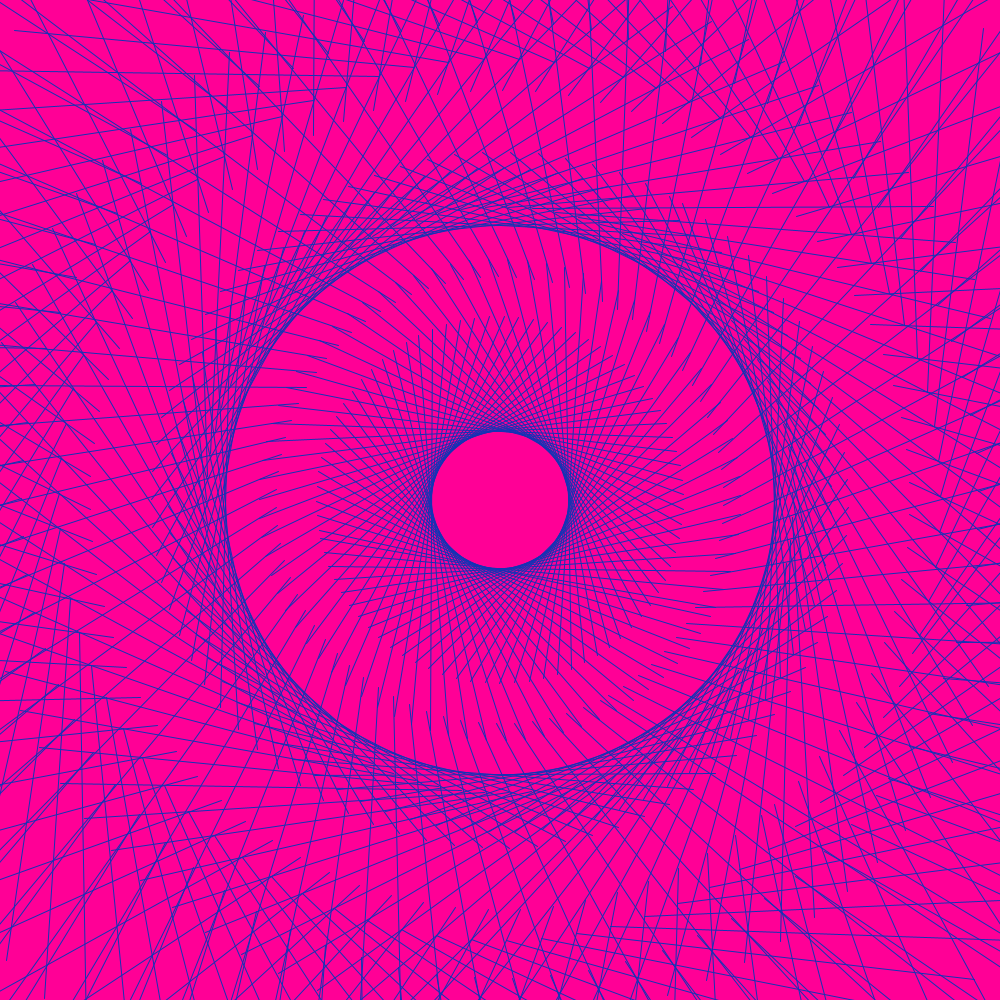
Frame 1 (no input)
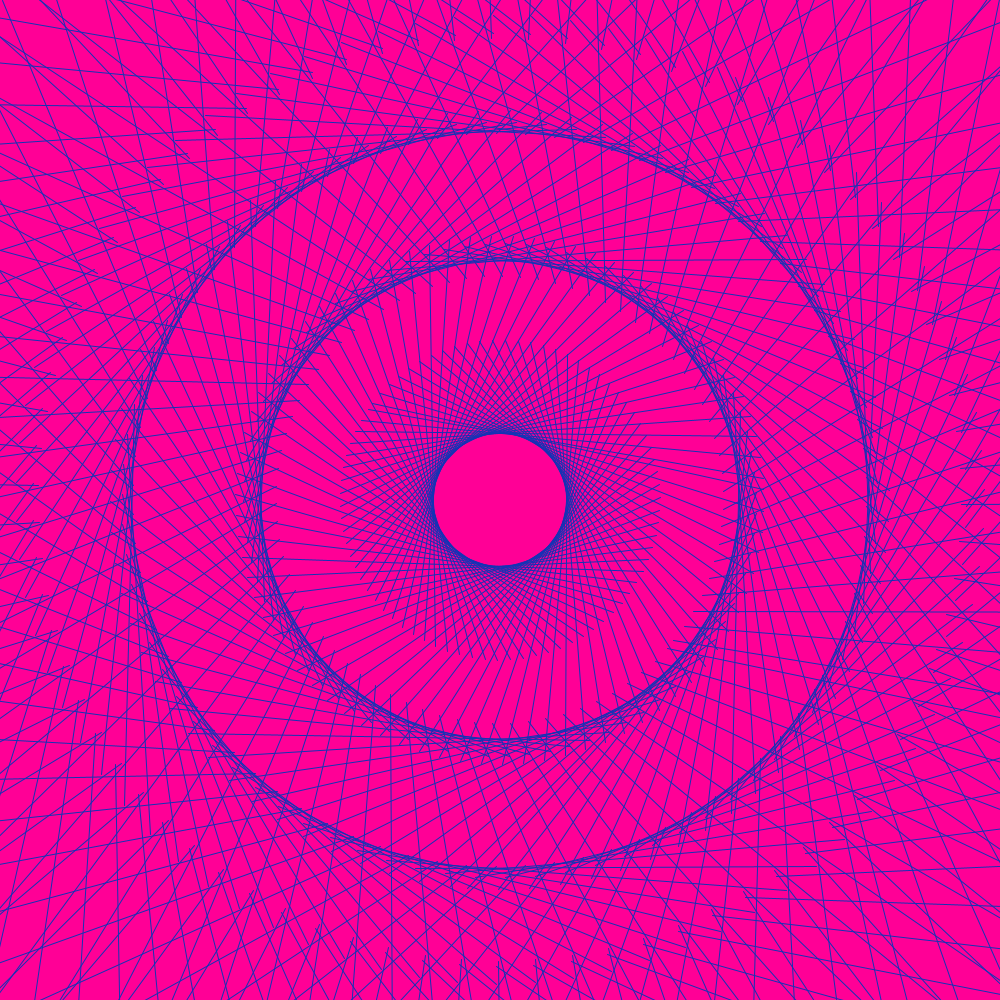
Frame 60 (the mouse pressed at the canvas centre just before this capture)
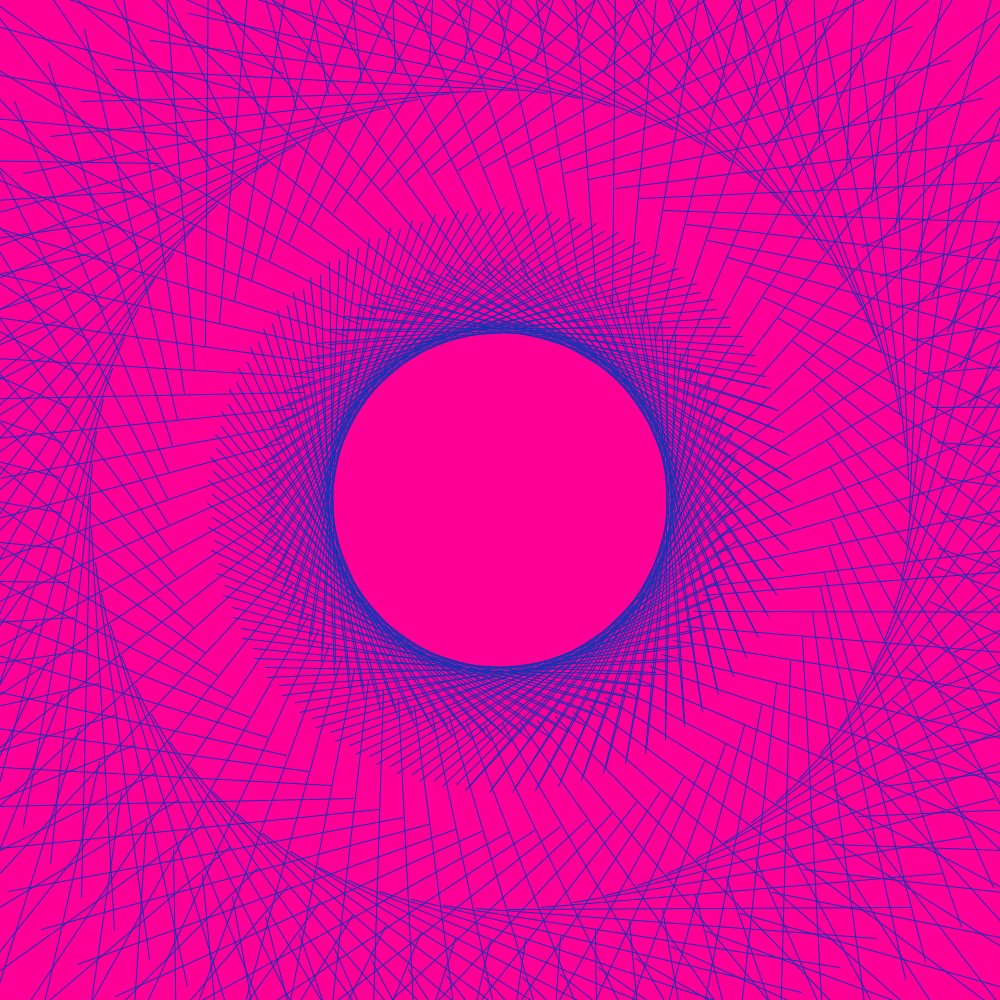
Frame 120 (the mouse held since frame 60 and released just before this capture)

The Processing sketch that drew these frames (run headless with seeded random() and noise(); from frame 60 on, the mouse is pressed at the canvas centre):

// Processing sketch: processing_98087
// ── processing_98087.pde

float theta = 0;

void setup() {
  size(1000,1000);
  smooth();
}

void draw() {
  background(255, 0, 150);
  stroke(20, 50, 180);
  
  translate(width/2,height/2);
  
  for(float i = 0; i < TWO_PI; i += 0.08) {
    
    pushMatrix(); 
    rotate(theta + i);
    line(100,200,1000,800);
    
    for(float j = 1; j < TWO_PI; j += 1) {
      pushMatrix();
      translate(300,200);
      rotate(-theta-j);
      line(100,70,500,100);
      popMatrix();
    }
    
    popMatrix();
  }
  
  theta += 0.1;
}
